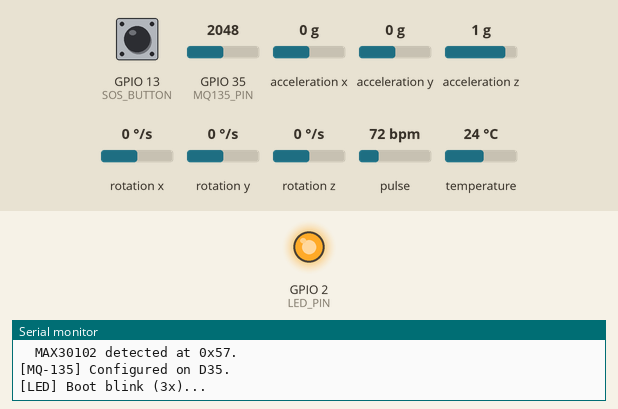
Simulated run of this sketch. Board: ESP32. On the bench: output pins drawn as LEDs (lit = HIGH), the last lines printed to the serial monitor. Dashed ring = blinking. The inputs (shaded band) are chosen by the test bench; at power-on: GPIO 35 (MQ135_PIN) = 2048, acceleration x 0 g, GPIO 13 (SOS_BUTTON) HIGH, acceleration y 0 g, acceleration z 1 g, rotation x 0 °/s, rotation y 0 °/s, rotation z 0 °/s, pulse 72 bpm, temperature 24 °C (analog values on the 0–4095 scale). No radio packets arrive unless stated.

Above: at 1.1 s.
At 3.6 s:
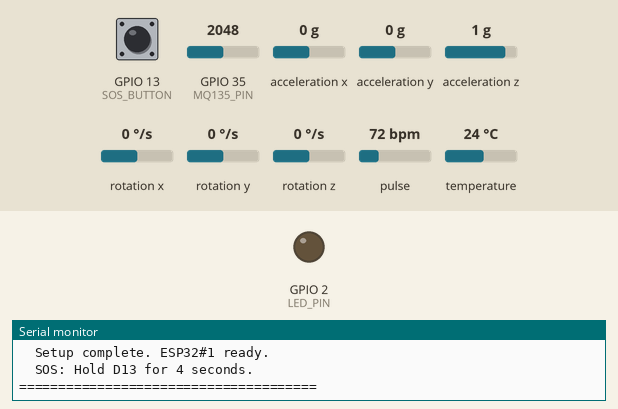
3.7 s: GPIO 35 (MQ135_PIN) set to 1951
At 4.4 s:
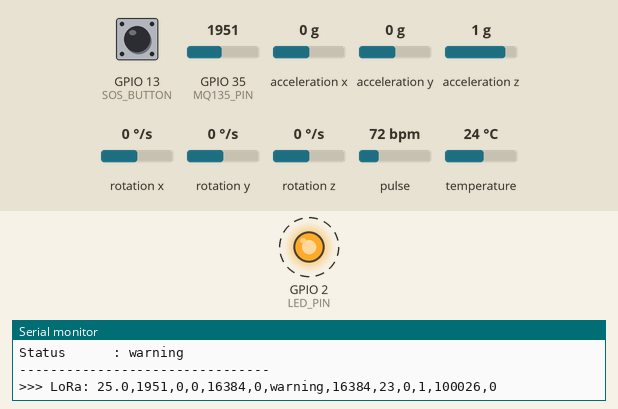
7.2 s: acceleration x set to -1.4 g
Timing chart, 0 to 20.7 s (numbered marks = the images above; inputs shaded):
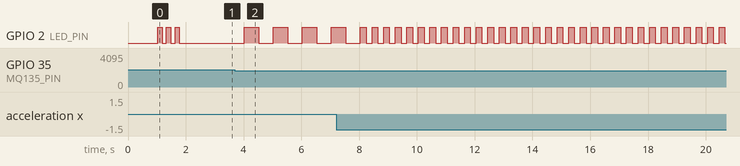

The sketch:

helmet_esp32.ino
```cpp
// SmartHelmet/Firmware/helmet_esp32/helmet_esp32.ino
// ESP32#1 = Helmet ESP32
// Reads sensors and sends LoRa packet to ESP32#2
// Payload format (13 fields):
// temperature,gas_level,accel_x,accel_y,accel_z,fall_detected,status,force,heart_rate,spo2,finger_detected,ir_raw,sos_triggered
//
// Hardware: Buzzer removed (D25 unused). SOS = 4-second hold to toggle on/off
// (1-min cooldown). LED: 3 blinks on boot, 1 blink per LoRa TX, continuous
// blink on emergency. Libraries: MPU6050.h (Jeff Rowberg), MAX30105.h
// (SparkFun)

#include "MAX30105.h"
#include "heartRate.h"
#include <DallasTemperature.h>
#include <LoRa.h>
#include <MPU6050.h>
#include <OneWire.h>
#include <SPI.h>
#include <Wire.h>

// ---------------- Pin mapping ----------------
#define LED_PIN 2
#define DS18B20_PIN 4
#define LORA_NSS 5
#define SOS_BUTTON 13
#define LORA_RST 14
#define LORA_SCK 18
#define LORA_MISO 19
#define SDA_PIN 21
#define SCL_PIN 22
#define LORA_MOSI 23
// D25 — UNUSED (buzzer removed)
#define LORA_DIO0 26
#define MQ135_PIN 35

// ---------------- Thresholds ----------------
const float TEMP_WARNING = 30.0;
const float TEMP_EMERGENCY = 34.0;

const int GAS_WARNING = 1000;
const int GAS_EMERGENCY = 2000;

const int FORCE_WARNING = 17000;
const int FORCE_EMERGENCY = 25000;
const int FORCE_FREEFALL = 10000;

const int HR_WARNING_LOW = 50;
const int HR_WARNING_HIGH = 120;
const int HR_EMERGENCY_LOW = 40;
const int HR_EMERGENCY_HIGH = 150;

const long IR_THRESHOLD = 10000;

// ---------------- Timing ----------------
const unsigned long SEND_INTERVAL = 4000;
const unsigned long SOS_HOLD_TIME = 4000;
const unsigned long SOS_COOLDOWN = 60000; // 1-minute cooldown after SOS toggle
const unsigned long FALL_LOCK_TIME = 10000;

unsigned long lastSend = 0;
unsigned long lastLed = 0;
unsigned long sosStart = 0;
unsigned long sosToggleTime = 0; // When SOS was last toggled (for cooldown)
unsigned long fallUntil = 0;
unsigned long lastTempRequest = 0; // Non-blocking DS18B20 timing
bool tempRequested = false;        // Whether a temp conversion is in progress
float lastTemperature = 25.0;      // Cached temperature reading

// ---------------- Status ----------------
String status = "normal";
bool fallLocked = false;
bool sosHeld = false;
bool sosEmergency = false;
bool ledState = false;

// ---------------- Sensor objects ----------------
OneWire oneWire(DS18B20_PIN);
DallasTemperature ds18b20(&oneWire);
MPU6050 mpu;
MAX30105 max30102;

// ---------------- Availability flags ----------------
bool mpuOK = false;
bool maxOK = false;

// ---------------- Heart-rate variables ----------------
byte rates[8] = {0};
byte rateIndex = 0;
int consecutiveAbnormal = 0;
long lastBeat = 0;
int heartRate = 0;
int spo2 = 0;

// ---------------- SpO2 estimation ----------------
double dcIR = 0, dcRed = 0; // DC (baseline) via exponential moving average
double acSqSumIR = 0, acSqSumRed = 0; // Accumulated AC² for RMS calculation
int spo2SampleCount = 0;
const int SPO2_CALC_WINDOW = 100; // Recalculate SpO2 every 100 samples (~1 sec)

// ---------------- Diagnostics ----------------
long irValue = 0;
bool finger = false;

// =====================================================
//  SETUP
// =====================================================
void setup() {
  Serial.begin(115200);
  delay(1000);
  Serial.println("\n======================================");
  Serial.println("   LifeLink Helmet ESP32#1 Booting");
  Serial.println("======================================\n");

  pinMode(LED_PIN, OUTPUT);
  pinMode(SOS_BUTTON, INPUT_PULLUP);
  digitalWrite(LED_PIN, LOW);

  // ---------- I2C ----------
  Wire.begin(SDA_PIN, SCL_PIN);

  // ---------- DS18B20 (non-blocking mode) ----------
  ds18b20.begin();
  ds18b20.setWaitForConversion(false); // Critical: don't block 750ms per read
  Serial.println("[DS18B20] Initialized (non-blocking).");

  // ---------- MPU6050 (Jeff Rowberg library) ----------
  Serial.println("[MPU6050] Initializing...");
  mpu.initialize();
  if (mpu.testConnection()) {
    mpuOK = true;
    Serial.println("  MPU6050 detected at 0x68.");
  } else {
    // Some MPU6050 clones fail testConnection but still work.
    // Force-enable and try reading anyway.
    mpuOK = true;
    Serial.println(
        "  WARNING: testConnection failed, will try reading anyway.");
  }

  // ---------- MAX30102 ----------
  Serial.println("[MAX30102] Initializing...");
  if (max30102.begin(Wire, I2C_SPEED_FAST)) {
    maxOK = true;

    max30102.setup(60,  // LED brightness
                   4,   // sample average
                   2,   // LED mode (Red + IR)
                   100, // sample rate
                   411, // pulse width
                   4096 // ADC range
    );

    max30102.setPulseAmplitudeRed(0x24);
    max30102.setPulseAmplitudeIR(0x24);

    Serial.println("  MAX30102 detected at 0x57.");
  } else {
    Serial.println("  ERROR: MAX30102 NOT detected!");
  }

  // ---------- MQ-135 ADC config ----------
  analogReadResolution(12);
  analogSetPinAttenuation(MQ135_PIN, ADC_11db);
  Serial.println("[MQ-135] Configured on D35.");

  // ---------- LED boot self-test: 3 blinks ----------
  Serial.println("[LED] Boot blink (3x)...");
  for (int i = 0; i < 3; i++) {
    digitalWrite(LED_PIN, HIGH);
    delay(150);
    digitalWrite(LED_PIN, LOW);
    delay(150);
  }
  Serial.println("  Done.\n");

  // ---------- LoRa ----------
  Serial.println("[LoRa] Initializing...");
  SPI.begin(LORA_SCK, LORA_MISO, LORA_MOSI, LORA_NSS);
  LoRa.setPins(LORA_NSS, LORA_RST, LORA_DIO0);

  if (!LoRa.begin(433E6)) {
    Serial.println("  FAIL - Check wiring/antenna.\n");
    while (true) {
      delay(1000);
    }
  }

  LoRa.setSpreadingFactor(12);
  LoRa.setSignalBandwidth(125E3);
  LoRa.setCodingRate4(8);
  LoRa.setTxPower(20);
  Serial.println("  PASS\n");

  Serial.println("======================================");
  Serial.println("  Setup complete. ESP32#1 ready.");
  Serial.println("  SOS: Hold D13 for 4 seconds.");
  Serial.println("======================================\n");
  delay(500);
}

// =====================================================
//  LOOP
// =====================================================
void loop() {
  handleSOS();
  handleFallTimer();
  readHeartRate();
  updateLed();

  if (millis() - lastSend >= SEND_INTERVAL) {
    lastSend = millis();
    readAndSend();
  }
}

// =====================================================
//  SOS BUTTON — 4-second hold to toggle ON/OFF
//  1-minute cooldown between toggles
// =====================================================
void handleSOS() {
  bool pressed = (digitalRead(SOS_BUTTON) == LOW);

  // ── Check cooldown: ignore button during cooldown period ──
  if (sosToggleTime > 0 && (millis() - sosToggleTime < SOS_COOLDOWN)) {
    // Still in cooldown — reset hold state if pressing
    if (!pressed)
      sosHeld = false;
    return;
  }

  if (pressed && !sosHeld) {
    // Just started holding
    sosHeld = true;
    sosStart = millis();
    if (sosEmergency) {
      Serial.println(">>> SOS button held — hold 4s to CANCEL emergency...");
    } else {
      Serial.println(">>> SOS button held — hold 4s to ACTIVATE emergency...");
    }
  }

  if (pressed && sosHeld) {
    if (millis() - sosStart >= SOS_HOLD_TIME) {
      // Toggle SOS state
      sosEmergency = !sosEmergency;
      sosToggleTime = millis(); // Start cooldown
      sosHeld = false;          // Reset hold so it doesn't re-trigger

      if (sosEmergency) {
        Serial.println(">>> !!! SOS EMERGENCY ACTIVATED !!! (cooldown 60s)");
      } else {
        Serial.println(">>> SOS EMERGENCY CANCELLED. (cooldown 60s)");
      }
    }
  }

  if (!pressed && sosHeld) {
    sosHeld = false;
    unsigned long held = millis() - sosStart;
    Serial.print(">>> SOS released after ");
    Serial.print(held);
    Serial.println(" ms (need 4000). No change.");
  }
}

// =====================================================
//  FALL TIMER
// =====================================================
void handleFallTimer() {
  if (fallLocked && millis() >= fallUntil) {
    fallLocked = false;
    Serial.println(">>> Fall lock expired.");
  }
}

// =====================================================
//  HEART RATE + SpO2 (MAX30102)
//  Uses check()/available()/getFIFOIR()/getFIFORed()
//  to read all FIFO samples without blocking.
// =====================================================
void readHeartRate() {
  if (!maxOK) {
    heartRate = 0;
    spo2 = 0;
    finger = false;
    irValue = 0;
    return;
  }

  // Poll the sensor hardware FIFO → software buffer
  max30102.check();

  // Process ALL available samples (keeps FIFO from overflowing)
  while (max30102.available()) {
    irValue = max30102.getFIFOIR();
    long redValue = max30102.getFIFORed();
    max30102.nextSample();

    // ── Finger presence ──
    if (irValue < IR_THRESHOLD) {
      finger = false;
      // Reset SpO2 tracking when finger removed
      dcIR = 0;
      dcRed = 0;
      acSqSumIR = 0;
      acSqSumRed = 0;
      spo2SampleCount = 0;
      continue;
    }

    finger = true;

    // ── BPM via beat detection ──
    if (checkForBeat(irValue)) {
      long delta = millis() - lastBeat;
      lastBeat = millis();

      // Accept only realistic inter-beat intervals (20–240 BPM)
      if (delta > 250 && delta < 3000) {
        float bpm = 60000.0 / (float)delta;

        // Outlier rejection: if reading jumps by > 25 BPM, ignore it
        // temporarily
        bool accept = true;
        if (heartRate > 0 && abs((int)bpm - heartRate) > 25) {
          consecutiveAbnormal++;
          if (consecutiveAbnormal < 4) {
            accept = false;
          }
        }

        if (accept) {
          consecutiveAbnormal = 0;
          rates[rateIndex++] = (byte)bpm;
          rateIndex %= 8;

          int total = 0;
          int count = 0;
          for (int i = 0; i < 8; i++) {
            if (rates[i] > 0) {
              total += rates[i];
              count++;
            }
          }
          if (count > 0) {
            heartRate = total / count;
          }
        }
      }
    }

    // ── SpO2 estimation (ratio-of-ratios, RMS method) ──
    if (dcIR == 0) {
      // First sample — initialize DC baselines
      dcIR = irValue;
      dcRed = redValue;
      continue;
    }

    // Update DC baseline with slow EMA (α = 0.05)
    dcIR = dcIR * 0.95 + (double)irValue * 0.05;
    dcRed = dcRed * 0.95 + (double)redValue * 0.05;

    // AC = deviation from DC baseline
    double acIR = (double)irValue - dcIR;
    double acRed = (double)redValue - dcRed;

    // Accumulate squared AC for RMS
    acSqSumIR += acIR * acIR;
    acSqSumRed += acRed * acRed;
    spo2SampleCount++;

    // Calculate SpO2 every SPO2_CALC_WINDOW samples (~1 second at 100 SPS)
    if (spo2SampleCount >= SPO2_CALC_WINDOW) {
      double rmsIR = sqrt(acSqSumIR / spo2SampleCount);
      double rmsRed = sqrt(acSqSumRed / spo2SampleCount);

      if (dcIR > 0 && dcRed > 0 && rmsIR > 0) {
        double ratio = (rmsRed / dcRed) / (rmsIR / dcIR);
        // Linear approximation: SpO2 ≈ 110 − 25 × R
        int est = (int)(110.0 - 25.0 * ratio);
        if (est >= 70 && est <= 100) {
          spo2 = est;
        }
      }

      // Reset accumulators for next window
      acSqSumIR = 0;
      acSqSumRed = 0;
      spo2SampleCount = 0;
    }
  }
}

// =====================================================
//  READ SENSORS + SEND LoRa (13-field payload)
// =====================================================
void readAndSend() {

  // ---------- TEMPERATURE (non-blocking) ----------
  // Read the result of a previous conversion, then start the next one.
  // ds18b20.setWaitForConversion(false) was set in setup().
  if (tempRequested) {
    float t = ds18b20.getTempCByIndex(0);
    if (t != DEVICE_DISCONNECTED_C) {
      lastTemperature = t;
    }
  }
  ds18b20.requestTemperatures(); // Non-blocking: returns immediately
  tempRequested = true;
  float temperature = lastTemperature;

  // ---------- GAS ----------
  int gas = analogRead(MQ135_PIN);

  // ---------- MPU6050 (raw values via getMotion6) ----------
  int ax = 0, ay = 0, az = 0;
  int force = 0;
  bool fallNow = false;

  if (mpuOK) {
    int16_t x, y, z, gx, gy, gz;
    mpu.getMotion6(&x, &y, &z, &gx, &gy, &gz);

    ax = x;
    ay = y;
    az = z;

    float magnitude = sqrt((float)x * x + (float)y * y + (float)z * z);
    force = (int)magnitude;

    if (force >= FORCE_EMERGENCY || force <= FORCE_FREEFALL) {
      fallNow = true;
    }
  }

  // ---------- FALL LOCK ----------
  if (fallNow && !fallLocked) {
    fallLocked = true;
    fallUntil = millis() + FALL_LOCK_TIME;
    Serial.println(">>> !!! FALL DETECTED !!!");
  }

  // ---------- STATUS ----------
  // Heart rate is specifically disabled from triggering emergencies in this
  // prototype to avoid false alarms from noisy MAX30102 readings.

  if (temperature >= TEMP_EMERGENCY || gas >= GAS_EMERGENCY ||
      force >= FORCE_EMERGENCY || fallLocked || sosEmergency) {
    status = "emergency";
  } else if (temperature >= TEMP_WARNING || gas >= GAS_WARNING ||
             force >= FORCE_WARNING) {
    status = "warning";
  } else {
    status = "normal";
  }

  // ---------- READABLE STATUS BLOCK ----------
  Serial.println();
  Serial.println("-------- SENSOR STATUS --------");
  Serial.print("Temp        : ");
  Serial.print(temperature, 1);
  Serial.println(" C");
  Serial.print("Gas         : ");
  Serial.println(gas);
  Serial.print("Accel X/Y/Z : ");
  Serial.print(ax);
  Serial.print(" / ");
  Serial.print(ay);
  Serial.print(" / ");
  Serial.println(az);
  Serial.print("Force       : ");
  Serial.println(force);
  Serial.print("Fall locked : ");
  Serial.println(fallLocked ? "YES" : "no");
  Serial.print("SOS         : ");
  Serial.println(sosEmergency ? "YES (LOCKED)" : "no");
  Serial.print("HR - IR raw : ");
  Serial.println(irValue);
  Serial.print("HR - Finger : ");
  Serial.println(finger ? "detected" : "NOT detected");
  Serial.print("HR - BPM    : ");
  Serial.println(heartRate);
  Serial.print("Status      : ");
  Serial.println(status);
  Serial.println("--------------------------------");

  // ---------- BUILD PAYLOAD (13 fields) ----------
  // Gateway ESP32#2 expects exactly 13 comma-separated fields
  String payload = String(temperature, 1) + "," + String(gas) + "," +
                   String(ax) + "," + String(ay) + "," + String(az) + "," +
                   String(fallLocked ? 1 : 0) + "," + status + "," +
                   String(force) + "," + String(heartRate) + "," +
                   String(spo2) + "," + String(finger ? 1 : 0) + "," +
                   String(irValue) + "," + String(sosEmergency ? 1 : 0);

  // ---------- SEND (non-blocking) ----------
  // Async TX: returns immediately, transmission happens in background.
  // This is CRITICAL — blocking endPacket() was killing beat detection.
  LoRa.beginPacket();
  LoRa.print(payload);
  LoRa.endPacket(true); // true = async, non-blocking

  Serial.print(">>> LoRa: ");
  Serial.println(payload);

  // TX LED blink is handled by updateLed() to avoid blocking the loop

  // NOTE: sosEmergency is NOT reset — stays locked until power cycle / reset
}

// =====================================================
//  LED CONTROL (no buzzer)
//  Emergency → fast continuous blink (200 ms)
//  Warning   → medium blink (500 ms)
//  Normal    → LED OFF (only blinks on LoRa TX)
// =====================================================
void updateLed() {
  if (status == "emergency") {
    if (millis() - lastLed >= 200) {
      lastLed = millis();
      ledState = !ledState;
      digitalWrite(LED_PIN, ledState ? HIGH : LOW);
    }
  } else if (status == "warning") {
    if (millis() - lastLed >= 500) {
      lastLed = millis();
      ledState = !ledState;
      digitalWrite(LED_PIN, ledState ? HIGH : LOW);
    }
  } else {
    // Normal — LED OFF (TX blink is handled in readAndSend)
    digitalWrite(LED_PIN, LOW);
    ledState = false;
  }
}
```

Measured:
- the behaviour switches between 2000 and 1999 on GPIO 35 (MQ135_PIN) (found by bisection; images 1 and 2)
- after the input at 3.7 s, GPIO 2 (LED_PIN): alternates HIGH for 0.50 s and LOW for 0.50 s, starting after 0.83 s
